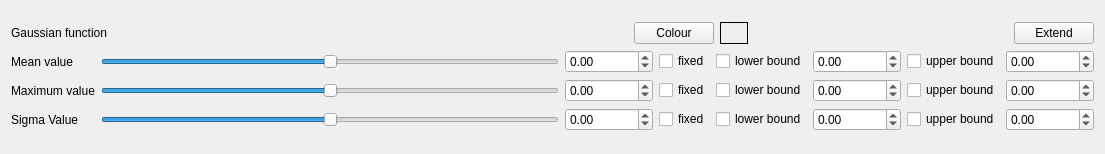
<?xml version="1.0" encoding="UTF-8"?>
<ui version="4.0">
 <class>Form</class>
 <widget class="QWidget" name="Form">
  <property name="geometry">
   <rect>
    <x>0</x>
    <y>0</y>
    <width>1105</width>
    <height>154</height>
   </rect>
  </property>
  <property name="windowTitle">
   <string>Form</string>
  </property>
  <layout class="QGridLayout" name="gridLayout">
   <item row="0" column="0">
    <layout class="QVBoxLayout" name="verticalLayout">
     <item>
      <layout class="QHBoxLayout" name="horizontalLayout">
       <item>
        <widget class="QLabel" name="label_4">
         <property name="text">
          <string>Gaussian function</string>
         </property>
        </widget>
       </item>
       <item>
        <spacer name="horizontalSpacer_3">
         <property name="orientation">
          <enum>Qt::Horizontal</enum>
         </property>
         <property name="sizeHint" stdset="0">
          <size>
           <width>40</width>
           <height>20</height>
          </size>
         </property>
        </spacer>
       </item>
       <item>
        <spacer name="horizontalSpacer_2">
         <property name="orientation">
          <enum>Qt::Horizontal</enum>
         </property>
         <property name="sizeHint" stdset="0">
          <size>
           <width>40</width>
           <height>20</height>
          </size>
         </property>
        </spacer>
       </item>
       <item>
        <widget class="QPushButton" name="chooseColourButton">
         <property name="text">
          <string>Colour</string>
         </property>
        </widget>
       </item>
       <item>
        <widget class="QLabel" name="colourDisplay">
         <property name="frameShape">
          <enum>QFrame::Box</enum>
         </property>
         <property name="text">
          <string>      </string>
         </property>
        </widget>
       </item>
       <item>
        <spacer name="horizontalSpacer">
         <property name="orientation">
          <enum>Qt::Horizontal</enum>
         </property>
         <property name="sizeHint" stdset="0">
          <size>
           <width>40</width>
           <height>20</height>
          </size>
         </property>
        </spacer>
       </item>
       <item>
        <widget class="QPushButton" name="extendButton">
         <property name="text">
          <string>Extend</string>
         </property>
        </widget>
       </item>
      </layout>
     </item>
     <item>
      <layout class="QGridLayout" name="gridLayout_2">
       <item row="1" column="4">
        <widget class="QCheckBox" name="useLBMean">
         <property name="text">
          <string>lower bound</string>
         </property>
        </widget>
       </item>
       <item row="1" column="5">
        <widget class="QDoubleSpinBox" name="meanLBValue">
         <property name="decimals">
          <number>2</number>
         </property>
         <property name="minimum">
          <double>-1000000000.000000000000000</double>
         </property>
         <property name="maximum">
          <double>1000000000.000000000000000</double>
         </property>
        </widget>
       </item>
       <item row="1" column="6">
        <widget class="QCheckBox" name="useUBMean">
         <property name="text">
          <string>upper bound</string>
         </property>
        </widget>
       </item>
       <item row="1" column="1">
        <widget class="QSlider" name="meanSlider">
         <property name="minimum">
          <number>0</number>
         </property>
         <property name="maximum">
          <number>100</number>
         </property>
         <property name="pageStep">
          <number>5</number>
         </property>
         <property name="value">
          <number>50</number>
         </property>
         <property name="sliderPosition">
          <number>50</number>
         </property>
         <property name="orientation">
          <enum>Qt::Horizontal</enum>
         </property>
         <property name="tickPosition">
          <enum>QSlider::NoTicks</enum>
         </property>
        </widget>
       </item>
       <item row="1" column="2">
        <widget class="QDoubleSpinBox" name="meanValue">
         <property name="decimals">
          <number>2</number>
         </property>
         <property name="minimum">
          <double>-1000000000.000000000000000</double>
         </property>
         <property name="maximum">
          <double>1000000000.000000000000000</double>
         </property>
        </widget>
       </item>
       <item row="3" column="1">
        <widget class="QSlider" name="sigmaSlider">
         <property name="minimum">
          <number>0</number>
         </property>
         <property name="maximum">
          <number>100</number>
         </property>
         <property name="pageStep">
          <number>5</number>
         </property>
         <property name="value">
          <number>50</number>
         </property>
         <property name="sliderPosition">
          <number>50</number>
         </property>
         <property name="orientation">
          <enum>Qt::Horizontal</enum>
         </property>
        </widget>
       </item>
       <item row="2" column="1">
        <widget class="QSlider" name="maximumSlider">
         <property name="minimum">
          <number>0</number>
         </property>
         <property name="maximum">
          <number>100</number>
         </property>
         <property name="pageStep">
          <number>5</number>
         </property>
         <property name="value">
          <number>50</number>
         </property>
         <property name="sliderPosition">
          <number>50</number>
         </property>
         <property name="orientation">
          <enum>Qt::Horizontal</enum>
         </property>
        </widget>
       </item>
       <item row="3" column="0">
        <widget class="QLabel" name="label_3">
         <property name="text">
          <string>Sigma Value</string>
         </property>
        </widget>
       </item>
       <item row="3" column="2">
        <widget class="QDoubleSpinBox" name="sigmaValue">
         <property name="decimals">
          <number>2</number>
         </property>
         <property name="minimum">
          <double>-1000000000.000000000000000</double>
         </property>
         <property name="maximum">
          <double>1000000000.000000000000000</double>
         </property>
        </widget>
       </item>
       <item row="3" column="3">
        <widget class="QCheckBox" name="sigmaFixedCB">
         <property name="text">
          <string>fixed</string>
         </property>
        </widget>
       </item>
       <item row="2" column="2">
        <widget class="QDoubleSpinBox" name="maximumValue">
         <property name="decimals">
          <number>2</number>
         </property>
         <property name="minimum">
          <double>-1000000000.000000000000000</double>
         </property>
         <property name="maximum">
          <double>2000000000.000000000000000</double>
         </property>
        </widget>
       </item>
       <item row="1" column="0">
        <widget class="QLabel" name="label">
         <property name="text">
          <string>Mean value</string>
         </property>
        </widget>
       </item>
       <item row="1" column="3">
        <widget class="QCheckBox" name="meanFixedCB">
         <property name="text">
          <string>fixed</string>
         </property>
        </widget>
       </item>
       <item row="2" column="0">
        <widget class="QLabel" name="label_2">
         <property name="text">
          <string>Maximum value</string>
         </property>
        </widget>
       </item>
       <item row="2" column="3">
        <widget class="QCheckBox" name="maximumFixedCB">
         <property name="text">
          <string>fixed</string>
         </property>
        </widget>
       </item>
       <item row="1" column="7">
        <widget class="QDoubleSpinBox" name="meanUBValue">
         <property name="decimals">
          <number>2</number>
         </property>
         <property name="minimum">
          <double>-1000000000.000000000000000</double>
         </property>
         <property name="maximum">
          <double>1000000000.000000000000000</double>
         </property>
        </widget>
       </item>
       <item row="2" column="4">
        <widget class="QCheckBox" name="useLBMaximum">
         <property name="text">
          <string>lower bound</string>
         </property>
        </widget>
       </item>
       <item row="3" column="4">
        <widget class="QCheckBox" name="useLBSigma">
         <property name="text">
          <string>lower bound</string>
         </property>
        </widget>
       </item>
       <item row="2" column="5">
        <widget class="QDoubleSpinBox" name="maximumLBValue">
         <property name="decimals">
          <number>2</number>
         </property>
         <property name="minimum">
          <double>-1000000000.000000000000000</double>
         </property>
         <property name="maximum">
          <double>1000000000.000000000000000</double>
         </property>
        </widget>
       </item>
       <item row="2" column="6">
        <widget class="QCheckBox" name="useUBMaximum">
         <property name="text">
          <string>upper bound</string>
         </property>
        </widget>
       </item>
       <item row="2" column="7">
        <widget class="QDoubleSpinBox" name="maximumUBValue">
         <property name="decimals">
          <number>2</number>
         </property>
         <property name="minimum">
          <double>-1000000000.000000000000000</double>
         </property>
         <property name="maximum">
          <double>1000000000.000000000000000</double>
         </property>
        </widget>
       </item>
       <item row="3" column="5">
        <widget class="QDoubleSpinBox" name="sigmaLBValue">
         <property name="decimals">
          <number>2</number>
         </property>
         <property name="minimum">
          <double>-1000000000.000000000000000</double>
         </property>
         <property name="maximum">
          <double>1000000000.000000000000000</double>
         </property>
        </widget>
       </item>
       <item row="3" column="6">
        <widget class="QCheckBox" name="useUBSigma">
         <property name="text">
          <string>upper bound</string>
         </property>
        </widget>
       </item>
       <item row="3" column="7">
        <widget class="QDoubleSpinBox" name="sigmaUBValue">
         <property name="decimals">
          <number>2</number>
         </property>
         <property name="minimum">
          <double>-1000000000.000000000000000</double>
         </property>
         <property name="maximum">
          <double>1000000000.000000000000000</double>
         </property>
        </widget>
       </item>
      </layout>
     </item>
    </layout>
   </item>
  </layout>
 </widget>
 <resources/>
 <connections/>
</ui>
